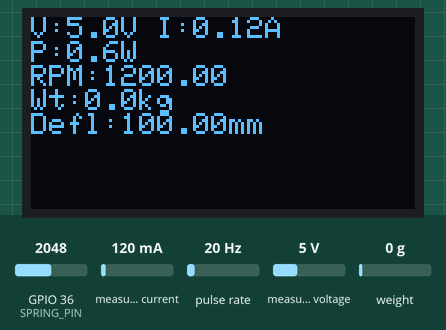
Recording of a sketch running on a simulated ESP32. Shown: 128×64 one-colour display. Wiring (inferred from the names in the program): pulse sensor: data GPIO 2. The inputs (shaded band) are chosen by the test bench; at power-on: measured current 120 mA, pulse rate 20 Hz, weight on the scale 0 g, GPIO 36 (SPRING_PIN) = 2048, measured voltage 5 V.

Above: at 2.2 s.
2.3 s: measured current set to 40 mA
At 4.2 s:
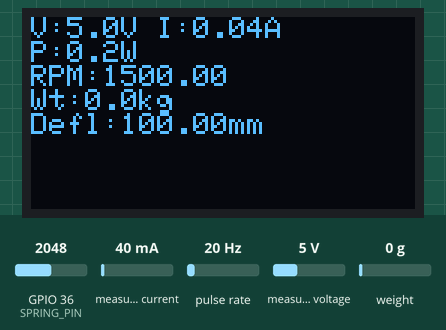
4.5 s: pulse rate (sensor on GPIO 2) set to 4 Hz
At 7.4 s:
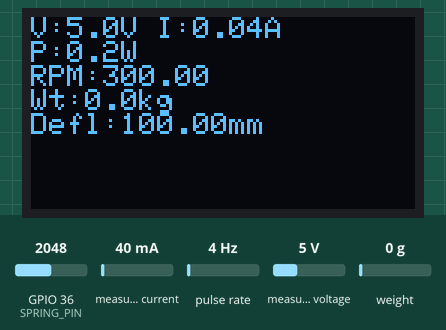
7.7 s: weight on the scale set to 100 g
At 8.8 s:
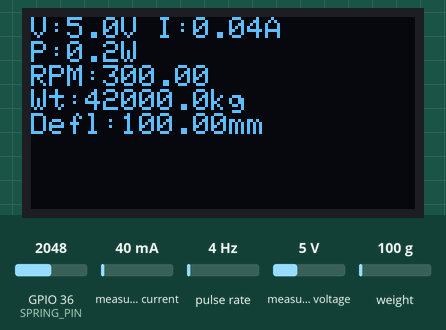
9.6 s: GPIO 36 (SPRING_PIN) set to 2866
At 11.2 s:
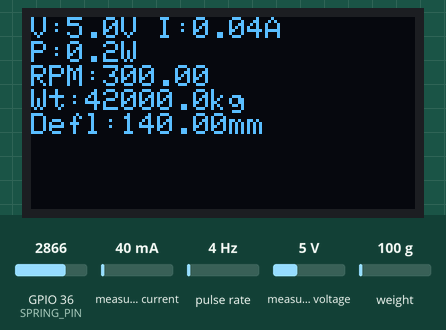
11.5 s: measured voltage set to 0.3 V
At 12.4 s:
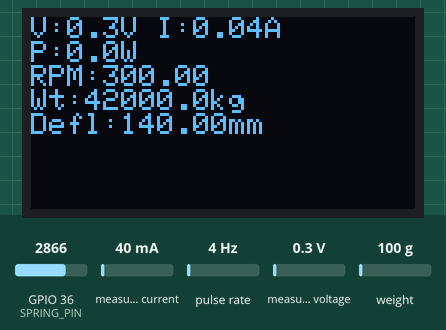
13.3 s: pulse rate (sensor on GPIO 2) set to 50 Hz
At 15.7 s:
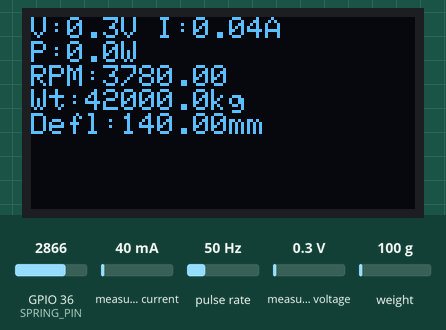
Timing chart, 0 to 17.2 s (numbered marks = the images above; inputs shaded):
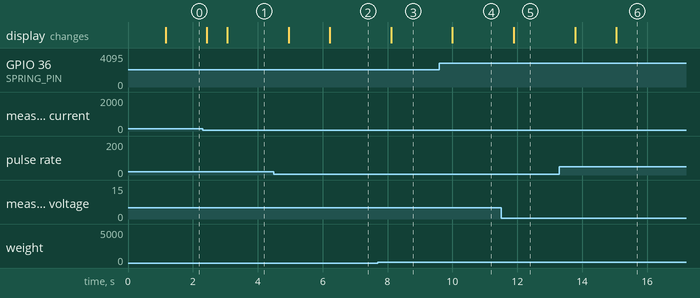

The sketch:

FOOTSTEP_POWER_GENERATION_MONITORIZATION.ino
```cpp
// === Libraries ===
#include <Wire.h>
#include <Adafruit_INA219.h>
#include <Adafruit_SSD1306.h>

// === Objects ===
Adafruit_INA219 ina219;
Adafruit_SSD1306 display(128, 64, &Wire);

// === Pins ===
#define HALL_PIN      2     // RPM Sensor
#define LOAD_CELL_DT  3     // HX711 DT
#define LOAD_CELL_SCK 4     // HX711 SCK
#define SPRING_PIN    A0    // Potentiometer for spring deflection

// === Libraries for other sensors ===
#include "HX711.h"
HX711 scale;

// === RPM Variables ===
volatile int rpmCount = 0;
unsigned long lastRPMTime = 0;
float rpm = 0;

void IRAM_ATTR rpmISR() {
  rpmCount++;
}

void setup() {
  Serial.begin(115200);
  Wire.begin();

  // === INA219 Setup ===
  ina219.begin();

  // === OLED Setup ===
  display.begin(SSD1306_SWITCHCAPVCC, 0x3C);
  display.clearDisplay();
  display.setTextColor(SSD1306_WHITE);

  // === RPM Setup ===
  pinMode(HALL_PIN, INPUT_PULLUP);
  attachInterrupt(digitalPinToInterrupt(HALL_PIN), rpmISR, FALLING);

  // === Load Cell Setup ===
  scale.begin(LOAD_CELL_DT, LOAD_CELL_SCK);
  scale.set_scale(); // Adjust with calibration factor
  scale.tare();
}

void loop() {
  display.clearDisplay();
  display.setCursor(0, 0);

  // === Read INA219 ===
  float voltage = ina219.getBusVoltage_V();
  float current = ina219.getCurrent_mA() / 1000.0;
  float power   = ina219.getPower_mW() / 1000.0;

  display.print("V:"); display.print(voltage, 1); display.print("V ");
  display.print("I:"); display.print(current, 2); display.println("A");
  display.print("P:"); display.print(power, 1); display.println("W");

  // === RPM Calculation ===
  unsigned long currentTime = millis();
  if (currentTime - lastRPMTime >= 1000) {
    rpm = rpmCount * 60.0; // assuming 1 pulse/rev
    rpmCount = 0;
    lastRPMTime = currentTime;
  }
  display.print("RPM:"); display.println(rpm);

  // === Load Cell ===
  float weight = scale.get_units();
  display.print("Wt:"); display.print(weight, 1); display.println("kg");

  // === Spring Deflection ===
  int rawDeflect = analogRead(SPRING_PIN);
  float deflection = map(rawDeflect, 0, 1023, 0, 50); // example range in mm
  display.print("Defl:"); display.print(deflection); display.println("mm");

  display.display();
  delay(500);
}
```

Measured:
- after the input at 2.3 s, the display: first differs from a run without the input after 0.76 s (image 1)
- after the input at 4.5 s, the display: first changes after 0.45 s (image 2 shows a later state)
- after the input at 7.7 s, the display: changes after 0.41 s (image 3)
- after the input at 9.6 s, the display: changes after 0.40 s (image 4)
- after the input at 11.5 s, the display: changes after 0.40 s (image 5)
- after the input at 13.3 s, the display: first changes after 0.49 s (image 6 shows a later state)
